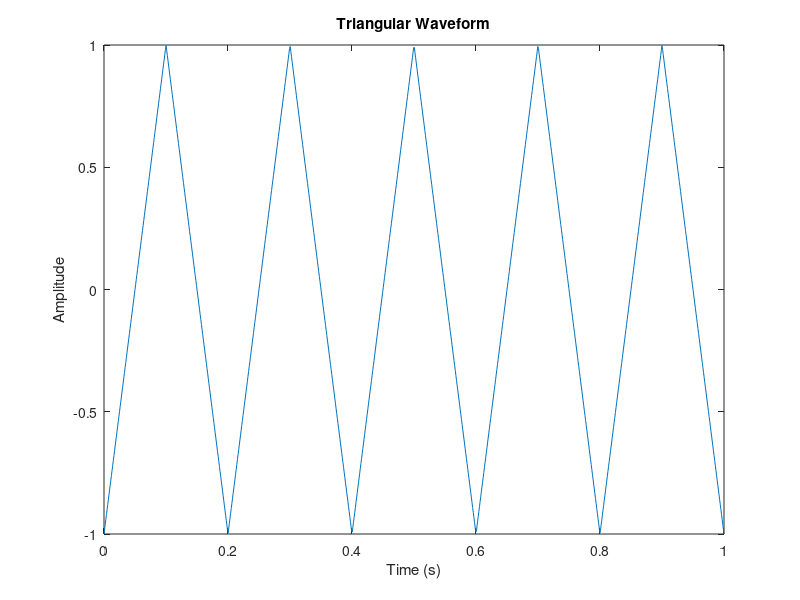

The MATLAB source for this figure:
% Define parameters
sampling_freq = 1000; % Sampling frequency in Hz
duration = 1; % Duration of the waveform in seconds
frequency = 5; % Frequency of the triangular wave in Hz (lower value for visualization)

% Generate time vector
t = linspace(0, duration, duration * sampling_freq);

% Generate triangular wave
triangular_wave = sawtooth(2 * pi * frequency * t, 0.5);

% Plot the waveform
plot(t, triangular_wave);
xlabel('Time (s)');
ylabel('Amplitude');
title('Triangular Waveform');